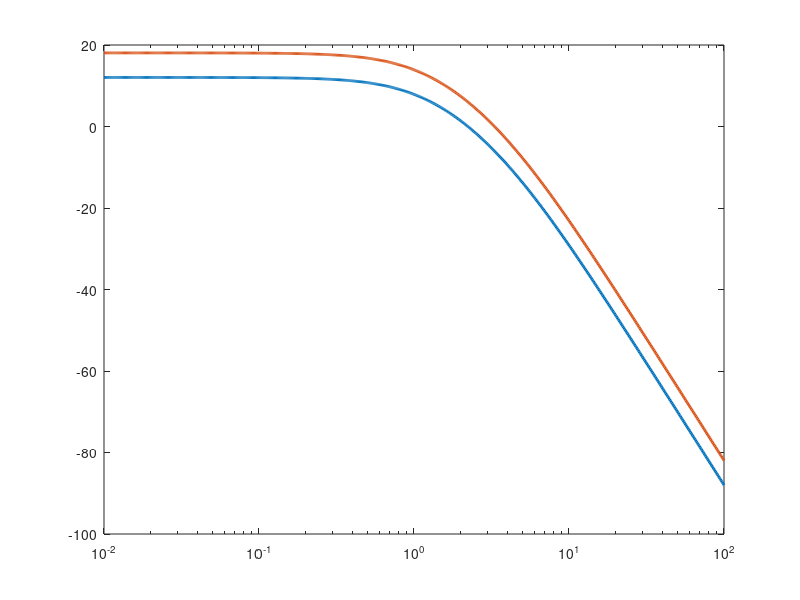

Reproduce this figure in MATLAB. (Note: this script raises an error after producing the figure.)
% MECH321 — Dynamics of Engineering Systems | TYUT 2026
% Paired with the corresponding Python L08 file. Control System Toolbox is required.
% Each script writes its lecture figure to Code/Figures/MATLAB.
clear; close all; clc;
fig = figure('Color','w','Position',[100 100 900 440]);
s=tf('s'); w=logspace(-2,2,650); for K=[40 80], L=K/((s+1)*(s+2)*(s+5)); mag=squeeze(abs(freqresp(L,w))); semilogx(w,20*log10(mag),'LineWidth',2); hold on; end; yline(0,':'); legend('K=40','K=80'); xlabel('Frequency (rad/s)'); ylabel('Loop magnitude (dB)'); title('Gain crossover');
grid on;
out = fullfile(fileparts(fileparts(mfilename('fullpath'))),'Figures','MATLAB');
if ~exist(out,'dir'), mkdir(out); end
exportgraphics(fig,fullfile(out,'L08.png'),'Resolution',200);
disp('L08 complete');
